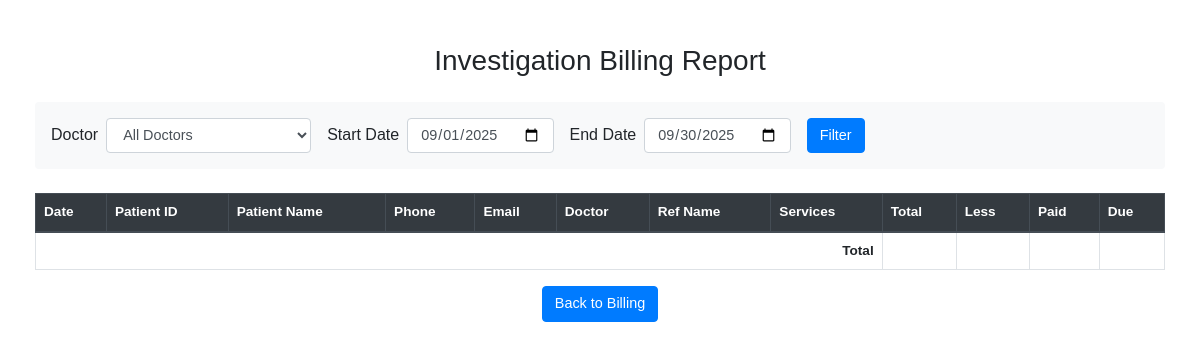
Page /billing_report.php on the earlier database version.
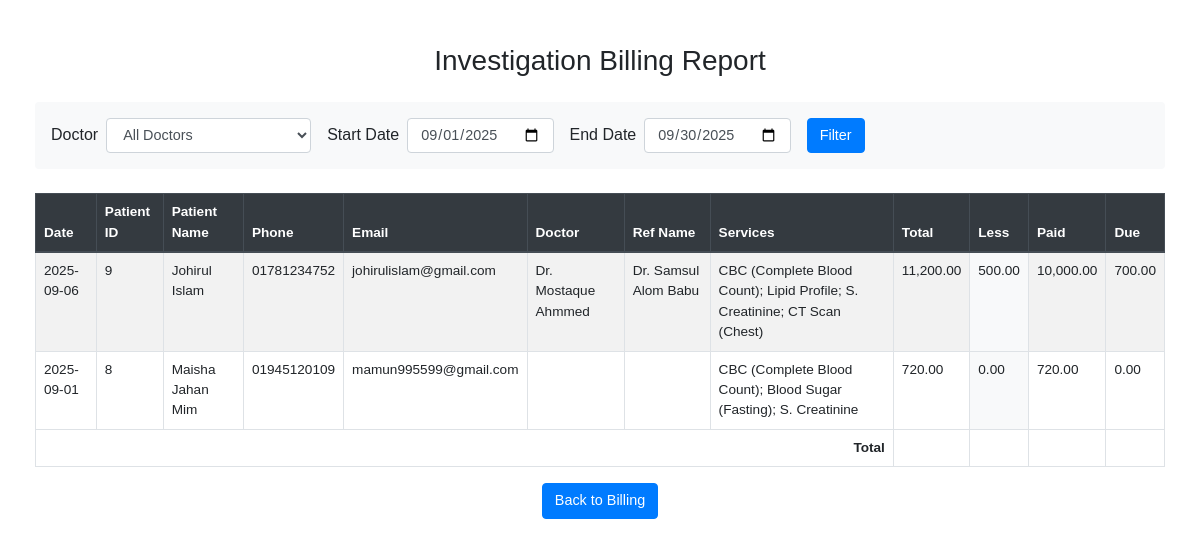
Same page on the later database version.
### tables this page shows
CREATE TABLE patients (
        patient_id INTEGER PRIMARY KEY AUTOINCREMENT,
        old_id TEXT,
        date TEXT,
        patient_name TEXT,
        sex TEXT,
        age TEXT,
        phone TEXT,
        email TEXT,
        ref_doctors TEXT,
        ref_name TEXT,
        delivery_date TEXT,
        delivery_time TEXT,
        remarks TEXT,
        less_total REAL,
        less_percent_total REAL,
        paid REAL,
        send_sms INTEGER,
        send_email INTEGER,
        created_at TEXT,
        updated_at TEXT,
        address TEXT
    );

### billing_report.php (the view, shortened to what this page needs)
<?php
include 'db_sqlite.php';
$startDate = $_GET['start_date'] ?? date('Y-m-01');
$endDate = $_GET['end_date'] ?? date('Y-m-t');
$sql = "
  SELECT
    p.date,
    p.patient_id,
    p.patient_name,
    p.phone,
    p.email,
    p.ref_doctors AS doctor,
    p.ref_name,
    GROUP_CONCAT(b.service_name, '; ') AS services,
    SUM(b.final_price) AS total,
    p.less_total,
    p.paid,
    (SUM(b.final_price) - p.less_total - p.paid) AS due
  FROM billing b
  JOIN patients p ON b.patient_id = p.patient_id
  WHERE p.date BETWEEN ? AND ?
";
$params = [$startDate, $endDate];
$sql .= " GROUP BY p.patient_id, p.date, p.patient_name, p.phone, p.email, p.ref_doctors, p.ref_name, p.paid, p.less_total
  ORDER BY p.date DESC";
$stmt = $pdo->prepare($sql);
$stmt->execute($params);
$rows = $stmt->fetchAll(PDO::FETCH_ASSOC);
?>
<!DOCTYPE html>
<html>
<head>
  <link rel="stylesheet" href="https://stackpath.bootstrapcdn.com/bootstrap/4.5.2/css/bootstrap.min.css">
  <link rel="stylesheet" href="https://cdn.datatables.net/1.13.6/css/jquery.dataTables.min.css">
  <link rel="stylesheet" href="https://cdn.datatables.net/buttons/2.4.1/css/buttons.dataTables.min.css">
</head>
<body>
<div class="container py-4">
  <h3 class="mb-4 text-center">Investigation Billing Report</h3>
  <form method="GET" class="form-inline mb-4 bg-light p-3 rounded">
    <label class="mr-2">Doctor</label>
    <select name="doctor" id="doctorFilter" class="form-control mr-3">
      <option value="">All Doctors</option>
    </select>
    <label class="mr-2">Start Date</label>
    <input type="date" name="start_date" class="form-control mr-3" value="<?= $startDate ?>">
    <label class="mr-2">End Date</label>
    <input type="date" name="end_date" class="form-control mr-3" value="<?= $endDate ?>">
    <button class="btn btn-primary" type="submit">Filter</button>
  </form>
  <table id="billingTable" class="table table-bordered table-striped">
    <thead class="thead-dark">
      <tr>
        <th>Date</th>
        <th>Patient ID</th>
        <th>Patient Name</th>
        <th>Phone</th>
        <th>Email</th>
        <th>Doctor</th>
        <th>Ref Name</th>
        <th>Services</th>
        <th>Total</th>
        <th>Less</th>
        <th>Paid</th>
        <th>Due</th>
      </tr>
    </thead>
    <tbody>
      <?php foreach ($rows as $row): ?>
        <tr>
          <td><?= $row['date'] ?></td>
          <td><?= $row['patient_id'] ?></td>
          <td><?= htmlspecialchars($row['patient_name']) ?></td>
          <td><?= htmlspecialchars($row['phone']) ?></td>
          <td><?= htmlspecialchars($row['email'] ?? 'N/A') ?></td>
          <td><?= htmlspecialchars($row['doctor'] ?? 'N/A') ?></td>
          <td><?= htmlspecialchars($row['ref_name'] ?? 'N/A') ?></td>
          <td><?= htmlspecialchars($row['services']) ?></td>
          <td><?= number_format($row['total'], 2) ?></td>
          <td class="discount-column"><?= number_format($row['less_total'], 2) ?></td>
          <td><?= number_format($row['paid'], 2) ?></td>
          <td><?= number_format($row['due'], 2) ?></td>
        </tr>
      <?php endforeach ?>
    </tbody>
    <tfoot>
      <tr>
        <th colspan="8" class="text-right">Total</th>
        <th></th>
        <th></th>
        <th></th>
        <th></th>
      </tr>
    </tfoot>
  </table>
  <div class="text-center mt-3">
    <a href="bill.php" class="btn btn-primary">Back to Billing</a>
  </div>
</div>
</body>
</html>

### billing_report.php (style rules this page uses)
body { font-family: Arial; padding: 20px; }
.container { max-width: 1400px; }
.table th, .table td { padding: .5rem; }
.form-control { font-size: 0.9rem; }
.btn { font-size: 0.9rem; }
#billingTable { font-size: 0.85rem; }
.discount-column { background-color: #f8f9fa; }

Differences in the rows shown:
added patients: date "2025-09-06", patient_id "9", patient_name "Johirul Islam", phone "01781234752", email "johirulislam@gmail.com", ref_doctors "Dr. Mostaque Ahmmed", ref_name "Dr. Samsul Alom Babu", services "CBC (Complete Blood Count); Lipid Profile; S. Creatinine; CT Scan (Chest)", total "11,200.00", less_total "500.00", paid "10,000.00", due "700.00"
added patients: date "2025-09-01", patient_id "8", patient_name "Maisha Jahan Mim", phone "01945120109", email "mamun995599@gmail.com", services "CBC (Complete Blood Count); Blood Sugar (Fasting); S. Creatinine", total "720.00", less_total "0.00", paid "720.00", due "0.00"
